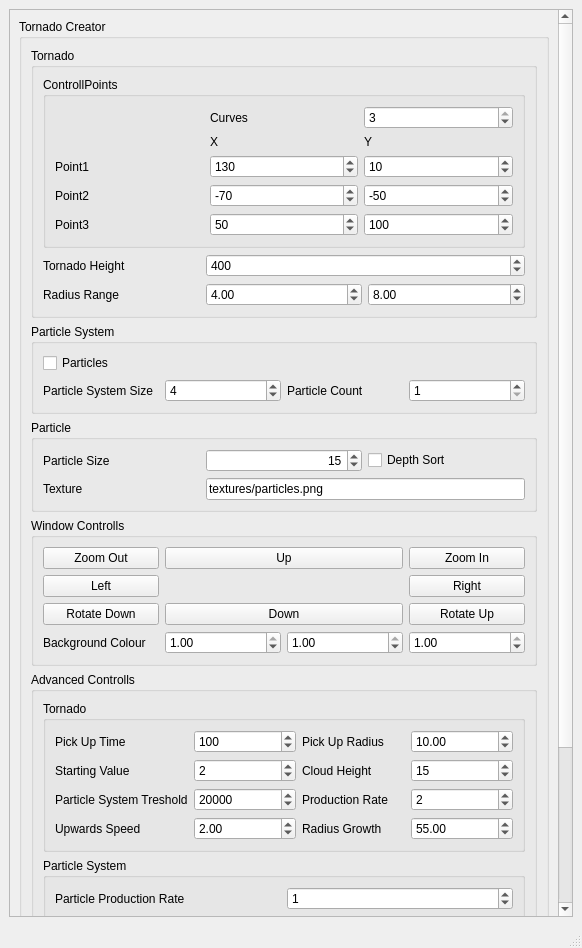
<?xml version="1.0" encoding="UTF-8"?>
<ui version="4.0">
 <class>MainWindow</class>
 <widget class="QMainWindow" name="MainWindow">
  <property name="enabled">
   <bool>true</bool>
  </property>
  <property name="geometry">
   <rect>
    <x>0</x>
    <y>0</y>
    <width>582</width>
    <height>948</height>
   </rect>
  </property>
  <property name="windowTitle">
   <string>MainWindow</string>
  </property>
  <widget class="QWidget" name="centralwidget">
   <layout class="QGridLayout" name="s_mainWindowGridLayout">
    <item row="0" column="0">
     <widget class="QScrollArea" name="scrollArea">
      <property name="widgetResizable">
       <bool>true</bool>
      </property>
      <widget class="QWidget" name="scrollAreaWidgetContents">
       <property name="geometry">
        <rect>
         <x>0</x>
         <y>0</y>
         <width>556</width>
         <height>1220</height>
        </rect>
       </property>
       <layout class="QGridLayout" name="gridLayout_9">
        <item row="1" column="0">
         <spacer name="verticalSpacer_2">
          <property name="orientation">
           <enum>Qt::Vertical</enum>
          </property>
          <property name="sizeHint" stdset="0">
           <size>
            <width>20</width>
            <height>40</height>
           </size>
          </property>
         </spacer>
        </item>
        <item row="0" column="0">
         <widget class="QGroupBox" name="groupBox">
          <property name="title">
           <string>Tornado Creator</string>
          </property>
          <layout class="QVBoxLayout" name="verticalLayout">
           <item>
            <widget class="QGroupBox" name="TornadoBox">
             <property name="title">
              <string>Tornado</string>
             </property>
             <layout class="QGridLayout" name="gridLayout_5">
              <item row="2" column="1" colspan="2">
               <widget class="QSpinBox" name="Height">
                <property name="maximum">
                 <number>100000</number>
                </property>
                <property name="singleStep">
                 <number>10</number>
                </property>
                <property name="value">
                 <number>400</number>
                </property>
               </widget>
              </item>
              <item row="1" column="0" colspan="3">
               <widget class="QGroupBox" name="groupBox_2">
                <property name="title">
                 <string>ControllPoints</string>
                </property>
                <layout class="QGridLayout" name="gridLayout">
                 <item row="4" column="0">
                  <widget class="QLabel" name="label_4">
                   <property name="text">
                    <string>Point2</string>
                   </property>
                  </widget>
                 </item>
                 <item row="2" column="1">
                  <widget class="QLabel" name="label_2">
                   <property name="text">
                    <string>X</string>
                   </property>
                  </widget>
                 </item>
                 <item row="3" column="2">
                  <widget class="QSpinBox" name="Point1Z">
                   <property name="minimum">
                    <number>-1000</number>
                   </property>
                   <property name="maximum">
                    <number>1000</number>
                   </property>
                   <property name="value">
                    <number>10</number>
                   </property>
                  </widget>
                 </item>
                 <item row="1" column="2">
                  <widget class="QSpinBox" name="CurveCount">
                   <property name="minimum">
                    <number>1</number>
                   </property>
                   <property name="maximum">
                    <number>3</number>
                   </property>
                   <property name="value">
                    <number>3</number>
                   </property>
                  </widget>
                 </item>
                 <item row="1" column="1">
                  <widget class="QLabel" name="label_12">
                   <property name="text">
                    <string>Curves</string>
                   </property>
                  </widget>
                 </item>
                 <item row="4" column="2">
                  <widget class="QSpinBox" name="Point2Z">
                   <property name="minimum">
                    <number>-1000</number>
                   </property>
                   <property name="maximum">
                    <number>1000</number>
                   </property>
                   <property name="value">
                    <number>-50</number>
                   </property>
                  </widget>
                 </item>
                 <item row="4" column="1">
                  <widget class="QSpinBox" name="Point2X">
                   <property name="minimum">
                    <number>-1000</number>
                   </property>
                   <property name="maximum">
                    <number>1000</number>
                   </property>
                   <property name="value">
                    <number>-70</number>
                   </property>
                  </widget>
                 </item>
                 <item row="3" column="1">
                  <widget class="QSpinBox" name="Point1X">
                   <property name="minimum">
                    <number>-1000</number>
                   </property>
                   <property name="maximum">
                    <number>1000</number>
                   </property>
                   <property name="value">
                    <number>130</number>
                   </property>
                  </widget>
                 </item>
                 <item row="5" column="0">
                  <widget class="QLabel" name="label_5">
                   <property name="text">
                    <string>Point3</string>
                   </property>
                  </widget>
                 </item>
                 <item row="5" column="2">
                  <widget class="QSpinBox" name="Point3Z">
                   <property name="minimum">
                    <number>-1000</number>
                   </property>
                   <property name="maximum">
                    <number>1000</number>
                   </property>
                   <property name="value">
                    <number>100</number>
                   </property>
                  </widget>
                 </item>
                 <item row="5" column="1">
                  <widget class="QSpinBox" name="Point3X">
                   <property name="minimum">
                    <number>-1000</number>
                   </property>
                   <property name="maximum">
                    <number>1000</number>
                   </property>
                   <property name="value">
                    <number>50</number>
                   </property>
                  </widget>
                 </item>
                 <item row="3" column="0">
                  <widget class="QLabel" name="label">
                   <property name="text">
                    <string>Point1</string>
                   </property>
                  </widget>
                 </item>
                 <item row="2" column="2">
                  <widget class="QLabel" name="label_3">
                   <property name="text">
                    <string>Y</string>
                   </property>
                  </widget>
                 </item>
                </layout>
               </widget>
              </item>
              <item row="2" column="0">
               <widget class="QLabel" name="label_9">
                <property name="text">
                 <string>Tornado Height</string>
                </property>
               </widget>
              </item>
              <item row="3" column="1">
               <widget class="QDoubleSpinBox" name="radiusMin">
                <property name="maximum">
                 <double>100.000000000000000</double>
                </property>
                <property name="value">
                 <double>4.000000000000000</double>
                </property>
               </widget>
              </item>
              <item row="3" column="0">
               <widget class="QLabel" name="label_11">
                <property name="text">
                 <string>Radius Range</string>
                </property>
               </widget>
              </item>
              <item row="3" column="2">
               <widget class="QDoubleSpinBox" name="radiusMax">
                <property name="maximum">
                 <double>100.000000000000000</double>
                </property>
                <property name="value">
                 <double>8.000000000000000</double>
                </property>
               </widget>
              </item>
             </layout>
            </widget>
           </item>
           <item>
            <widget class="QGroupBox" name="groupBox_3">
             <property name="title">
              <string>Particle System</string>
             </property>
             <layout class="QGridLayout" name="gridLayout_3">
              <item row="2" column="3">
               <widget class="QSpinBox" name="ParticleCount">
                <property name="minimum">
                 <number>1</number>
                </property>
               </widget>
              </item>
              <item row="2" column="2">
               <widget class="QLabel" name="label_6">
                <property name="text">
                 <string>Particle Count</string>
                </property>
               </widget>
              </item>
              <item row="0" column="0">
               <widget class="QCheckBox" name="particleOnOff">
                <property name="text">
                 <string>Particles</string>
                </property>
               </widget>
              </item>
              <item row="2" column="0">
               <widget class="QLabel" name="label_10">
                <property name="text">
                 <string>Particle System Size</string>
                </property>
               </widget>
              </item>
              <item row="2" column="1">
               <widget class="QSpinBox" name="ParticleSystemSize">
                <property name="minimum">
                 <number>1</number>
                </property>
                <property name="maximum">
                 <number>100</number>
                </property>
                <property name="value">
                 <number>4</number>
                </property>
               </widget>
              </item>
             </layout>
            </widget>
           </item>
           <item>
            <widget class="QGroupBox" name="groupBox_4">
             <property name="title">
              <string>Particle</string>
             </property>
             <layout class="QGridLayout" name="gridLayout_4">
              <item row="1" column="1">
               <widget class="QSpinBox" name="ParticleSize">
                <property name="alignment">
                 <set>Qt::AlignRight|Qt::AlignTrailing|Qt::AlignVCenter</set>
                </property>
                <property name="minimum">
                 <number>1</number>
                </property>
                <property name="maximum">
                 <number>200</number>
                </property>
                <property name="value">
                 <number>15</number>
                </property>
               </widget>
              </item>
              <item row="5" column="0">
               <widget class="QLabel" name="label_8">
                <property name="text">
                 <string>Texture</string>
                </property>
               </widget>
              </item>
              <item row="1" column="0">
               <widget class="QLabel" name="label_7">
                <property name="text">
                 <string>Particle Size</string>
                </property>
               </widget>
              </item>
              <item row="1" column="2">
               <widget class="QCheckBox" name="DephtTest">
                <property name="text">
                 <string>Depth Sort</string>
                </property>
               </widget>
              </item>
              <item row="5" column="1" colspan="2">
               <widget class="QLineEdit" name="textureSlot">
                <property name="text">
                 <string>textures/particles.png</string>
                </property>
               </widget>
              </item>
             </layout>
            </widget>
           </item>
           <item>
            <widget class="QGroupBox" name="groupBox_6">
             <property name="title">
              <string>Window Controlls</string>
             </property>
             <layout class="QGridLayout" name="gridLayout_6">
              <item row="2" column="3">
               <widget class="QPushButton" name="RotateUp">
                <property name="text">
                 <string>Rotate Up</string>
                </property>
               </widget>
              </item>
              <item row="0" column="0">
               <widget class="QPushButton" name="zoomOut">
                <property name="text">
                 <string>Zoom Out</string>
                </property>
               </widget>
              </item>
              <item row="0" column="3">
               <widget class="QPushButton" name="zoomIn">
                <property name="text">
                 <string>Zoom In</string>
                </property>
               </widget>
              </item>
              <item row="1" column="3">
               <widget class="QPushButton" name="Right">
                <property name="text">
                 <string>Right</string>
                </property>
               </widget>
              </item>
              <item row="2" column="0">
               <widget class="QPushButton" name="RotateDown">
                <property name="text">
                 <string>Rotate Down</string>
                </property>
               </widget>
              </item>
              <item row="1" column="0">
               <widget class="QPushButton" name="Left">
                <property name="text">
                 <string>Left</string>
                </property>
               </widget>
              </item>
              <item row="3" column="0">
               <widget class="QLabel" name="BGCol_label">
                <property name="text">
                 <string>Background Colour</string>
                </property>
               </widget>
              </item>
              <item row="3" column="2">
               <widget class="QDoubleSpinBox" name="BG_green">
                <property name="maximum">
                 <double>1.000000000000000</double>
                </property>
                <property name="singleStep">
                 <double>0.050000000000000</double>
                </property>
                <property name="value">
                 <double>1.000000000000000</double>
                </property>
               </widget>
              </item>
              <item row="3" column="1">
               <widget class="QDoubleSpinBox" name="BG_red">
                <property name="maximum">
                 <double>1.000000000000000</double>
                </property>
                <property name="singleStep">
                 <double>0.050000000000000</double>
                </property>
                <property name="value">
                 <double>1.000000000000000</double>
                </property>
               </widget>
              </item>
              <item row="0" column="1" colspan="2">
               <widget class="QPushButton" name="Up">
                <property name="text">
                 <string>Up</string>
                </property>
               </widget>
              </item>
              <item row="1" column="1" colspan="2">
               <spacer name="horizontalSpacer_4">
                <property name="orientation">
                 <enum>Qt::Horizontal</enum>
                </property>
                <property name="sizeHint" stdset="0">
                 <size>
                  <width>40</width>
                  <height>20</height>
                 </size>
                </property>
               </spacer>
              </item>
              <item row="2" column="1" colspan="2">
               <widget class="QPushButton" name="Down">
                <property name="text">
                 <string>Down</string>
                </property>
               </widget>
              </item>
              <item row="3" column="3">
               <widget class="QDoubleSpinBox" name="BG_blue">
                <property name="maximum">
                 <double>1.000000000000000</double>
                </property>
                <property name="singleStep">
                 <double>0.050000000000000</double>
                </property>
                <property name="value">
                 <double>1.000000000000000</double>
                </property>
               </widget>
              </item>
             </layout>
            </widget>
           </item>
           <item>
            <widget class="QGroupBox" name="advancedControlls">
             <property name="title">
              <string>Advanced Controlls</string>
             </property>
             <layout class="QGridLayout" name="gridLayout_7">
              <item row="3" column="0">
               <widget class="QGroupBox" name="groupBox_8">
                <property name="title">
                 <string>Particle</string>
                </property>
                <layout class="QGridLayout" name="gridLayout_8" columnstretch="0,0,0">
                 <item row="0" column="0">
                  <widget class="QLabel" name="label_17">
                   <property name="text">
                    <string>Movement Type</string>
                   </property>
                  </widget>
                 </item>
                 <item row="1" column="0">
                  <widget class="QLabel" name="label_19">
                   <property name="text">
                    <string>Life Time Range</string>
                   </property>
                  </widget>
                 </item>
                 <item row="1" column="1">
                  <widget class="QSpinBox" name="minLifetime">
                   <property name="minimum">
                    <number>1</number>
                   </property>
                   <property name="maximum">
                    <number>999</number>
                   </property>
                   <property name="value">
                    <number>100</number>
                   </property>
                  </widget>
                 </item>
                 <item row="1" column="2">
                  <widget class="QSpinBox" name="maxLifeTime">
                   <property name="minimum">
                    <number>2</number>
                   </property>
                   <property name="maximum">
                    <number>1000</number>
                   </property>
                   <property name="value">
                    <number>170</number>
                   </property>
                  </widget>
                 </item>
                 <item row="0" column="1" colspan="2">
                  <widget class="QComboBox" name="MovementSelection">
                   <property name="sizeAdjustPolicy">
                    <enum>QComboBox::AdjustToContents</enum>
                   </property>
                   <property name="frame">
                    <bool>true</bool>
                   </property>
                   <item>
                    <property name="text">
                     <string>Tornado Center Attraction</string>
                    </property>
                   </item>
                   <item>
                    <property name="text">
                     <string>Random Points</string>
                    </property>
                   </item>
                  </widget>
                 </item>
                </layout>
               </widget>
              </item>
              <item row="0" column="0">
               <widget class="QGroupBox" name="groupBox_10">
                <property name="title">
                 <string>Tornado</string>
                </property>
                <layout class="QGridLayout" name="gridLayout_2">
                 <item row="2" column="1">
                  <widget class="QSpinBox" name="ParticleSysTreshold">
                   <property name="maximum">
                    <number>100000</number>
                   </property>
                   <property name="singleStep">
                    <number>100</number>
                   </property>
                   <property name="value">
                    <number>20000</number>
                   </property>
                  </widget>
                 </item>
                 <item row="1" column="0">
                  <widget class="QLabel" name="label_15">
                   <property name="text">
                    <string>Starting Value</string>
                   </property>
                  </widget>
                 </item>
                 <item row="1" column="2">
                  <widget class="QLabel" name="label_16">
                   <property name="text">
                    <string>Cloud Height</string>
                   </property>
                  </widget>
                 </item>
                 <item row="0" column="2">
                  <widget class="QLabel" name="label_14">
                   <property name="text">
                    <string>Pick Up Radius</string>
                   </property>
                  </widget>
                 </item>
                 <item row="1" column="1">
                  <widget class="QSpinBox" name="startValue">
                   <property name="maximum">
                    <number>200</number>
                   </property>
                   <property name="value">
                    <number>2</number>
                   </property>
                  </widget>
                 </item>
                 <item row="0" column="1">
                  <widget class="QSpinBox" name="PickUpTime">
                   <property name="maximum">
                    <number>500</number>
                   </property>
                   <property name="value">
                    <number>100</number>
                   </property>
                  </widget>
                 </item>
                 <item row="0" column="0">
                  <widget class="QLabel" name="label_13">
                   <property name="text">
                    <string>Pick Up Time</string>
                   </property>
                  </widget>
                 </item>
                 <item row="0" column="3">
                  <widget class="QDoubleSpinBox" name="PickUpRadius">
                   <property name="maximum">
                    <double>500.000000000000000</double>
                   </property>
                   <property name="value">
                    <double>10.000000000000000</double>
                   </property>
                  </widget>
                 </item>
                 <item row="1" column="3">
                  <widget class="QSpinBox" name="CloudHeight">
                   <property name="maximum">
                    <number>400</number>
                   </property>
                   <property name="value">
                    <number>15</number>
                   </property>
                  </widget>
                 </item>
                 <item row="2" column="3">
                  <widget class="QSpinBox" name="ProductionRate">
                   <property name="value">
                    <number>2</number>
                   </property>
                  </widget>
                 </item>
                 <item row="2" column="2">
                  <widget class="QLabel" name="label_22">
                   <property name="text">
                    <string>Production Rate</string>
                   </property>
                  </widget>
                 </item>
                 <item row="2" column="0">
                  <widget class="QLabel" name="label_21">
                   <property name="text">
                    <string>Particle System Treshold</string>
                   </property>
                  </widget>
                 </item>
                 <item row="3" column="0">
                  <widget class="QLabel" name="label_23">
                   <property name="text">
                    <string>Upwards Speed</string>
                   </property>
                  </widget>
                 </item>
                 <item row="3" column="2">
                  <widget class="QLabel" name="label_24">
                   <property name="text">
                    <string>Radius Growth</string>
                   </property>
                  </widget>
                 </item>
                 <item row="3" column="3">
                  <widget class="QDoubleSpinBox" name="RadiusGrowth">
                   <property name="maximum">
                    <double>200.000000000000000</double>
                   </property>
                   <property name="value">
                    <double>55.000000000000000</double>
                   </property>
                  </widget>
                 </item>
                 <item row="3" column="1">
                  <widget class="QDoubleSpinBox" name="SpeedUp">
                   <property name="minimum">
                    <double>0.010000000000000</double>
                   </property>
                   <property name="singleStep">
                    <double>0.100000000000000</double>
                   </property>
                   <property name="value">
                    <double>2.000000000000000</double>
                   </property>
                  </widget>
                 </item>
                </layout>
                <zorder>label_13</zorder>
                <zorder>PickUpTime</zorder>
                <zorder>startValue</zorder>
                <zorder>label_15</zorder>
                <zorder>label_14</zorder>
                <zorder>label_16</zorder>
                <zorder>PickUpRadius</zorder>
                <zorder>CloudHeight</zorder>
                <zorder>label_21</zorder>
                <zorder>ParticleSysTreshold</zorder>
                <zorder>label_22</zorder>
                <zorder>ProductionRate</zorder>
                <zorder>label_23</zorder>
                <zorder>label_24</zorder>
                <zorder>RadiusGrowth</zorder>
                <zorder>SpeedUp</zorder>
               </widget>
              </item>
              <item row="2" column="0">
               <widget class="QGroupBox" name="groupBox_9">
                <property name="title">
                 <string>Particle System</string>
                </property>
                <layout class="QGridLayout" name="gridLayout_10">
                 <item row="1" column="1">
                  <widget class="QSpinBox" name="ParticleProduction">
                   <property name="value">
                    <number>1</number>
                   </property>
                  </widget>
                 </item>
                 <item row="1" column="0">
                  <widget class="QLabel" name="label_20">
                   <property name="text">
                    <string>Particle Production Rate</string>
                   </property>
                  </widget>
                 </item>
                </layout>
               </widget>
              </item>
             </layout>
            </widget>
           </item>
           <item>
            <spacer name="verticalSpacer">
             <property name="orientation">
              <enum>Qt::Vertical</enum>
             </property>
             <property name="sizeHint" stdset="0">
              <size>
               <width>20</width>
               <height>40</height>
              </size>
             </property>
            </spacer>
           </item>
           <item>
            <widget class="QPushButton" name="m_restartButton">
             <property name="text">
              <string>Reset</string>
             </property>
            </widget>
           </item>
           <item>
            <widget class="QPushButton" name="m_RenderButton">
             <property name="text">
              <string>Render</string>
             </property>
            </widget>
           </item>
          </layout>
         </widget>
        </item>
       </layout>
      </widget>
     </widget>
    </item>
   </layout>
  </widget>
  <widget class="QMenuBar" name="menubar">
   <property name="geometry">
    <rect>
     <x>0</x>
     <y>0</y>
     <width>582</width>
     <height>22</height>
    </rect>
   </property>
  </widget>
  <widget class="QStatusBar" name="statusbar"/>
 </widget>
 <resources/>
 <connections/>
</ui>
